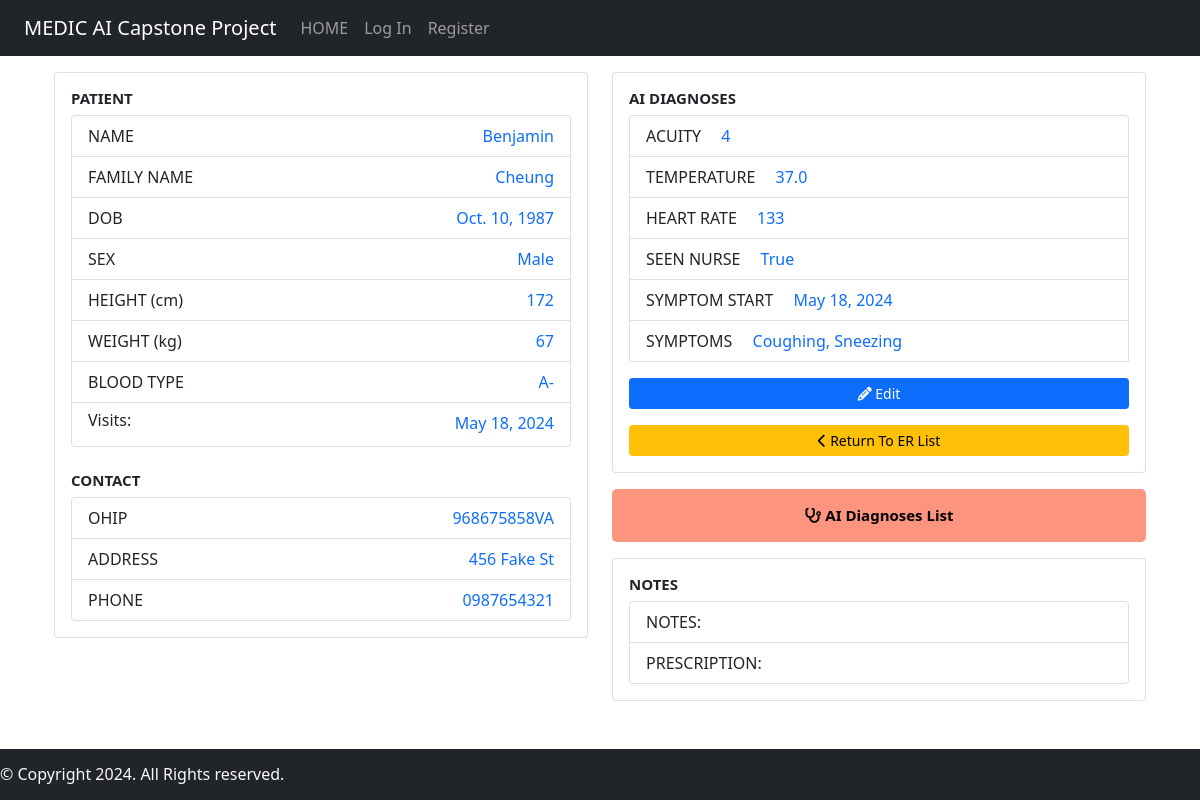
The app's page /patientinfo/2, older data.
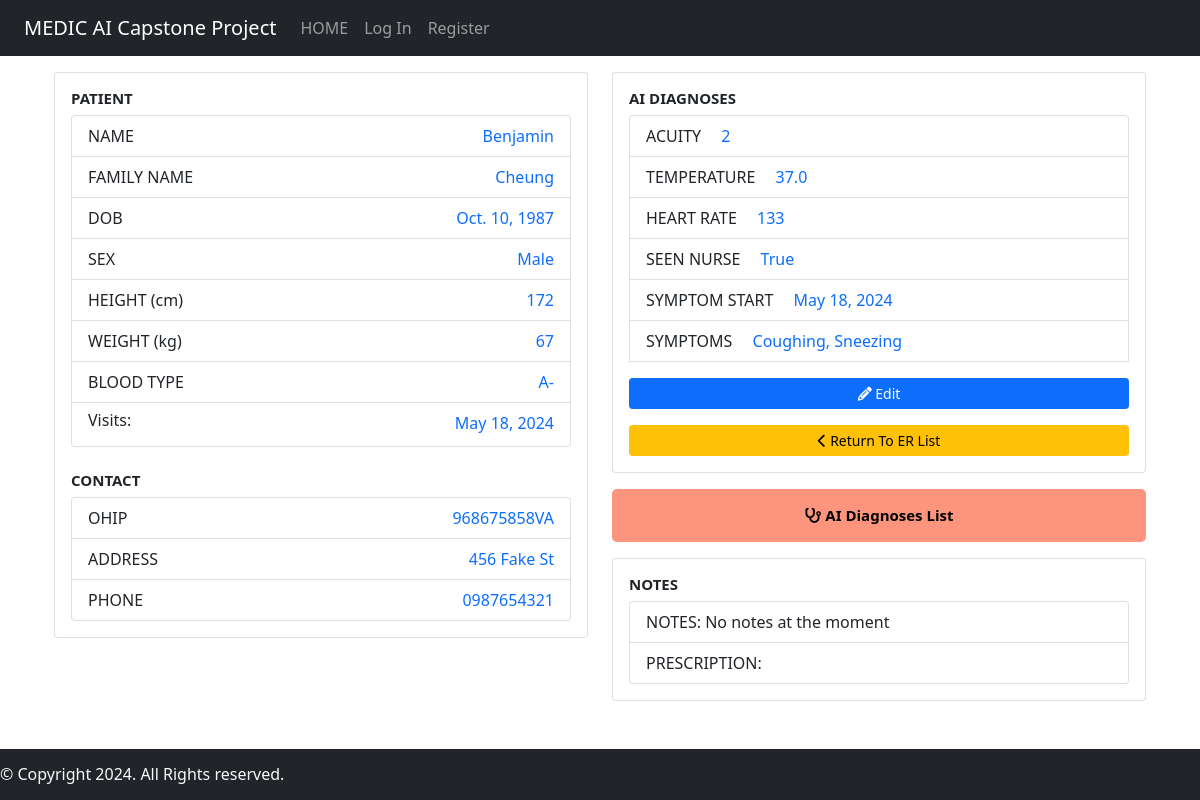
The same page, newer data.
### medicAI/models.py (models this page shows)
class Hospital_Visit(models.Model):
    ACUITY_CHOICES = [
        ('1', '1'),
        ('2', '2'),
        ('3', '3'),
        ('4', '4'),
        ('5', '5'),
    ]
    patient = models.ForeignKey(Patient, on_delete=models.CASCADE)
    symptom_start_date = models.DateField(default=timezone.now, blank=True)
    acuity = models.CharField(max_length=1, choices=ACUITY_CHOICES, default='5')
    temperature = models.DecimalField(
        max_digits=3,
        decimal_places=1,
        null=True,
        blank=True,
        validators=[MinValueValidator(30), MaxValueValidator(45)]
    )
    heart_rate = models.IntegerField(null=True, blank=True)
    prescription = models.CharField(max_length=200, blank=True)
    diagnosis = models.CharField(max_length=200, blank=True)
    seen_nurse = models.BooleanField(default=False)
    er_doctor = models.ForeignKey(User, on_delete=models.CASCADE, null=True)
    symptoms = models.CharField(max_length=500, null=True, blank=True )

### medicAI/views.py (the view)
# urls.py: path("patientinfo/<str:patient_id>", views.patient_info, name="patientinfo"),
def patient_info(request, patient_id):
    patient = Patient.objects.get(pk=patient_id)
    visit_list = Hospital_Visit.objects.filter(patient=patient_id).order_by('-symptom_start_date')
    most_recent_visit = visit_list.first()
    context= {
        'patient': patient,
        'visit_list' : visit_list,
        'current_visit': most_recent_visit
    }
    return render(request, "medicAI/patientinfo.html", context)

### medicAI/templates/medicAI/patientinfo.html (shortened to what the changed rows need)
{% extends "medicAI/layout.html" %}
{% block body %}
<div class="container" style="margin-top: 1rem; margin-bottom: 3rem;">
    <div class="row">
        <div class="col-md-6">
            <div class="card" style="margin-bottom: 1rem;">
                <div class="card-body">
                    <ul class="list-group">
                        <li class="list-group-item" style="display: inline-block;">
                            <ul class="list-group text-primary" style="list-style-type: none; padding-left: 0;float: right;">
                                {% for visit in visit_list %}
                                <li>{{ visit.symptom_start_date }}</li>
                                {% endfor %}
                            </ul>
                        </li>
                    </ul>
                    <br/>
                </div>
            </div>
        </div>
        <div class="col-md-6">
            <div class="card" style="margin-bottom: 1rem;">
                <div class="card-body">
                    <ul class="list-group">
                        <li class="list-group-item">ACUITY &emsp;<span class="text-primary">{{ current_visit.acuity }}</span></li>
                        <li class="list-group-item">TEMPERATURE &emsp;<span class="text-primary">{{ current_visit.temperature }}</span></li>
                        <li class="list-group-item">HEART RATE &emsp;<span class="text-primary">{{ current_visit.heart_rate }}</span></li>
                        <li class="list-group-item">SEEN NURSE &emsp;<span class="text-primary">{{ current_visit.seen_nurse }}</span> </li>
                        <li class="list-group-item">SYMPTOM START &emsp;<span class="text-primary">{{ current_visit.symptom_start_date }}</span></li>
                        <li class="list-group-item">SYMPTOMS &emsp;<span class="text-primary">{{ current_visit.symptoms }}</span></li>
                    </ul>
                </div>
            </div>
            <div class="card">
                <div class="card-body">
                    <ul class="list-group">
                        <li class="list-group-item">NOTES: {{ current_visit.diagnosis }}</li>
                        <li class="list-group-item">PRESCRIPTION: {{ current_visit.prescription }}</li>
                    </ul>
                </div>
            </div>
        </div>
    </div>
</div>
{% endblock %}

Row changes from the older to the newer data that the page shows:
changed Hospital_Visit "True": acuity "4" → "2"; diagnosis (not shown) → "No notes at the moment"
